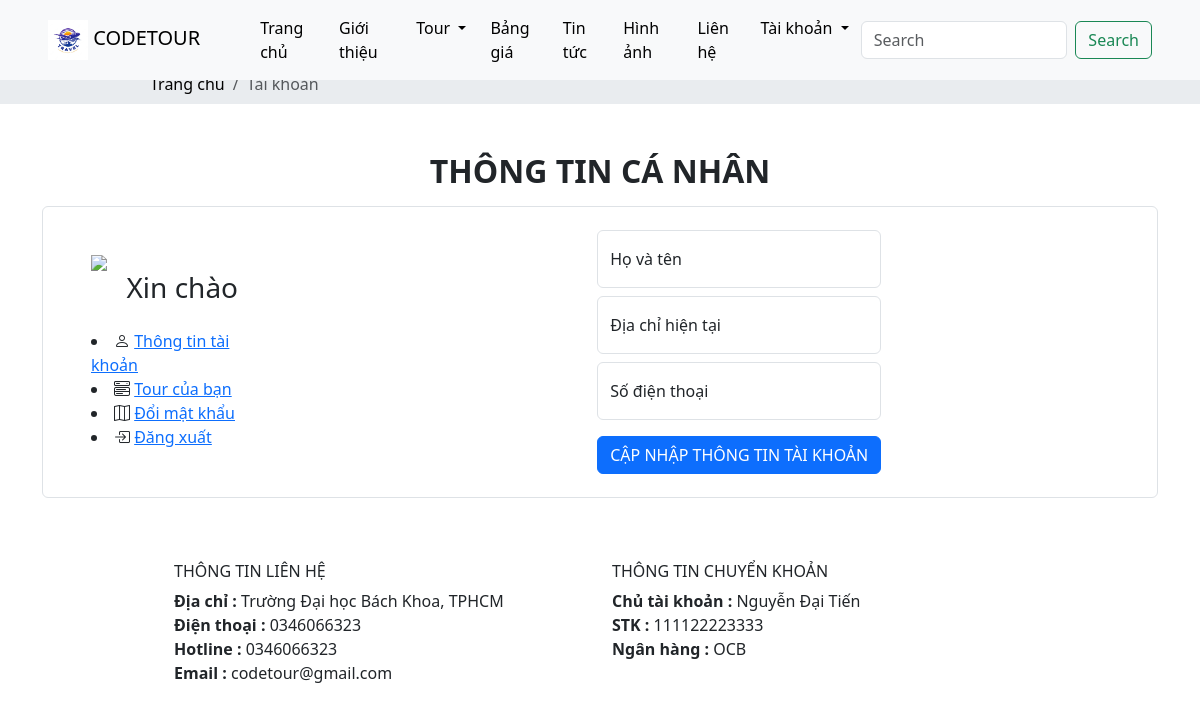
The app's page /user/account/update (signed in) with its own data.
### tables this page shows
CREATE TABLE `general` (
  `address` varchar(256) NOT NULL,
  `phone_number` varchar(16) NOT NULL,
  `hotline` varchar(16) NOT NULL,
  `email` varchar(32) NOT NULL,
  `transfer_name` varchar(64) NOT NULL,
  `account_number` varchar(32) NOT NULL,
  `bank_name` varchar(64) NOT NULL
);

### app/views/user/layout.php (called while the page is built)
<?php
$path = str_replace('index.php', '', $_SERVER['SCRIPT_NAME']);
include 'partials/header.php';
require_once '../app/views/user/' . $data['page'] . '.php';
include 'partials/footer.php';

### app/core/controller.php (called while the page is built, shortened)
<?php
class Controller
{
    protected function viewUser($view, $data = [])
    {
        require '../app/views/user/' . $view . '.php';
    }
}

### app/controllers/user/accountController.php (called while the page is built, shortened)
<?php
class accountController extends Controller
{
    private $category;
    private $userModel;
    private $general;
    public function __construct()
    {
        $this->categoryModel = $this->model("categoryModel");
        $this->category = $this->categoryModel->getAll();
        $this->generalModel = $this->model("generalModel");
        $this->general = $this->generalModel->getAll();
        $this->userModel = $this->model("userModel");
    }
    public function update()
    {
        if (isset($_SESSION['user-id'])) {
            $user_id = $_SESSION['user-id'];
        }
        $this->user = $this->userModel->getById($user_id);
        $this->viewUser('layout', ['page' => 'account/update', 'user' => $this->user, 'general' => $this->general, 'category' => $this->category]);
        die();
    }
}

### app/core/router.php (called while the page is built, shortened)
<?php
class Router
{
    protected $action = 'index';
    public function __construct()
    {
        $arr = $this->processUrl();
        if (isset($arr[0])) {
            unset($arr[0]);
        }
        if (isset($arr[1])) {
            unset($arr[1]);
        }
        $this->controller = new $this->controller();
        if (isset($arr[2])) {
            if (method_exists($this->controller, $arr[2])) {
                $this->action = $arr[2];
            }
            unset($arr[2]);
        }
        $this->params = $arr ? array_values($arr) : [];
        call_user_func_array([$this->controller, $this->action], $this->params);
    }
    public function processUrl()
    {
        if (isset($_GET['url'])) {
            return explode('/', filter_var(trim($_GET['url'], '/')));
        }
    }
}

### public/index.php (called while the page is built, shortened)
<?php
$route = new Router();

### app/core/database.php (called while the page is built, shortened)
<?php
class Database
{
    private static $host = 'localhost';
    private static $user = 'root';
    private static $pass = '';
    private static $dbname = 'code_tour';
    public static $link;
    public static function connectDB()
    {
        try {
            self::$link = new mysqli(self::$host, self::$user, self::$pass, self::$dbname);
            mysqli_set_charset(self::$link, 'utf8');
            return self::$link;
        } catch (Exception $e) {
            echo "Connection error: " . $e->getMessage();
        }
    }
    public function select($query)
    {
        $result = self::$link->query($query) or
        die($this->link->error . __LINE__);
        if ($result->num_rows > 0) {
            return $result;
        } else {
            return false;
        }
    }
}

### app/models/userModel.php (called while the page is built, shortened)
<?php
class UserModel
{
    private $database;
    public function __construct()
    {
        $this->database = new Database();
    }
    public function getById($id){
        $query = "SELECT * FROM user WHERE user_id = $id;";
        $data = $this->database->select($query);
        return $data->fetch_all(MYSQLI_ASSOC)[0];
    }
}

### app/models/generalModel.php (called while the page is built, shortened)
<?php
class GeneralModel
{
    private $database;
    public function __construct()
    {
        $this->database = new Database();
    }
    public function getAll()
    {
        $query = "SELECT * FROM general";
        $data = $this->database->select($query);
        return $data->fetch_all(MYSQLI_ASSOC)[0];
    }
}

### app/views/user/account/update.php (the view, shortened to what this page needs)
<nav aria-label="breadcrumb">
    <div class="bg-body-secondary hide">
        <ol class="mx-auto w-75 breadcrumb py-2 fs-6">
        <li class="breadcrumb-item">
          <a class="text-black link-underline link-underline-opacity-0 breadcrumb__item"
          href="<?php echo $path ?>user/home/homepage">Trang chủ</a></li>
        <li class="breadcrumb-item active">
          Tài khoản
          </li>
      </ol>
    </div>
    </nav>
<div class="container m-auto w-100 my-5">
    <div class="account__information ">
        <div class="account__information-title d-flex justify-content-center">
            <h2 class="fw-bold">THÔNG TIN CÁ NHÂN</h2>
        </div>
        <div class="account__information-detail border rounded d-flex justify-content-between align-items-center mt-2 ">
            <div class="user d-flex flex-column justify-content-center p-5 w-25">
                <div class="user__avatar d-flex align-items-center flex-column justify-center text-center">
                    <img class="w-100" src="https://static.vecteezy.com/system/resources/previews/013/042/571/original/default-avatar-profile-icon-social-media-user-photo-in-flat-style-vector.jpg">
                    <h3>Xin chào</h3>
                </div>
                <div class="user__menu mt-3 d-flex flex-column justify-content-center">
                <li>
                        <i class="bi bi-person"></i>
                        <a href="<?php echo $path ?>user/account">Thông tin tài khoản</a>
                    </li>
                    <li>
                        <i class="bi bi-menu-button-wide"></i>
                        <a href="<?php echo $path ?>user/account/manage">Tour của bạn</a>
                    </li>
                    <li>
                        <i class="bi bi-map"></i>
                        <a href="<?php echo $path ?>user/account/changepass">Đổi mật khẩu</a>
                    </li>
                    <li>
                        <i class="bi bi-box-arrow-in-right"></i>
                        <a href="<?php echo $path ?>user/account/logout">Đăng xuất</a>
                    </li>
                </div>
            </div>
            <div class="user__infor bd-highligh gap-5 p-3 d-flex flex-column justify-content-center align-items-center w-75">
                <div class="user__infor-detail">
                    <form action="#" id="update__form" method="post">
                        <div class="form-floating">
                            <input name="fullname" type="text" id="full-name" value="<?=$data['user']['fullname'] ?? null?>"
                            class="form-control mb-2  w-100" placeholder="Họ và tên">
                            <label for="full-name">Họ và tên<label>
                        </div>
                        <div id="user-info__select-location">
                            <div class="form-floating">
                                <input name="detail" type="text" value="<?=$data['user']['address'] ?? null?>"
                                class="form-control mb-2 w-100" id="address" placeholder="Số nhà, đường,...">
                                <label for="address">Địa chỉ hiện tại</label>
                            </div>
                        </div>
                        <div class="form-floating">
                            <input name="phone" type="text" id="phone-number" value="<?=$data['user']['phone_number'] ?? null?>"
                            class="form-control mb-2 w-100" placeholder="Số điện thoại">
                            <label for="phone-number">Số điện thoại</label>
                        </div>
                        <div class="user__infor-btn mt-3">
                            <button type="submit" class="btn btn-primary" name="update">CẬP NHẬP THÔNG TIN TÀI KHOẢN</button>
                        </div>
                    </form>
                </div>
            </div>
        </div>
    </div>
</div>

### app/views/user/partials/footer.php (shortened to what this page needs)
<div class="bg-whitesmoke py-3">
  <div class="container-fluid row w-75 mx-auto">
    <div class="col-md-6 pb-5 pb-md-0">
      <h5 class="fs-6">THÔNG TIN LIÊN HỆ</h5>
      <ul class="list-group list-unstyled">
        <li><span class="fw-semibold">Địa chỉ : </span><?php echo $data['general']['address'] ?></li>
        <li><span class="fw-semibold">Điện thoại : </span><?php echo $data['general']['phone_number'] ?> </li>
        <li><span class="fw-semibold">Hotline : </span><?php echo $data['general']['hotline'] ?></li>
        <li><span class="fw-semibold">Email : </span><?php echo $data['general']['email'] ?></li>
      </ul>
    </div>
    <div class="col-md-6">
      <h5 class="fs-6">THÔNG TIN CHUYỂN KHOẢN</h5>
      <ul class="list-group list-unstyled">
        <li><span class="fw-semibold">Chủ tài khoản : </span><?php echo $data['general']['transfer_name'] ?></li>
        <li><span class="fw-semibold">STK : </span><?php echo $data['general']['account_number'] ?></li>
        <li><span class="fw-semibold">Ngân hàng : </span><?php echo $data['general']['bank_name'] ?></li>
      </ul>
    </div>
  </div>
</div>
</body>
</html>

### records on screen
general: address "Trường Đại học Bách Khoa, TPHCM", phone_number "0346066323", hotline "0346066323", email "codetour@gmail.com", transfer_name "Nguyễn Đại Tiến", account_number "111122223333", bank_name "OCB"
